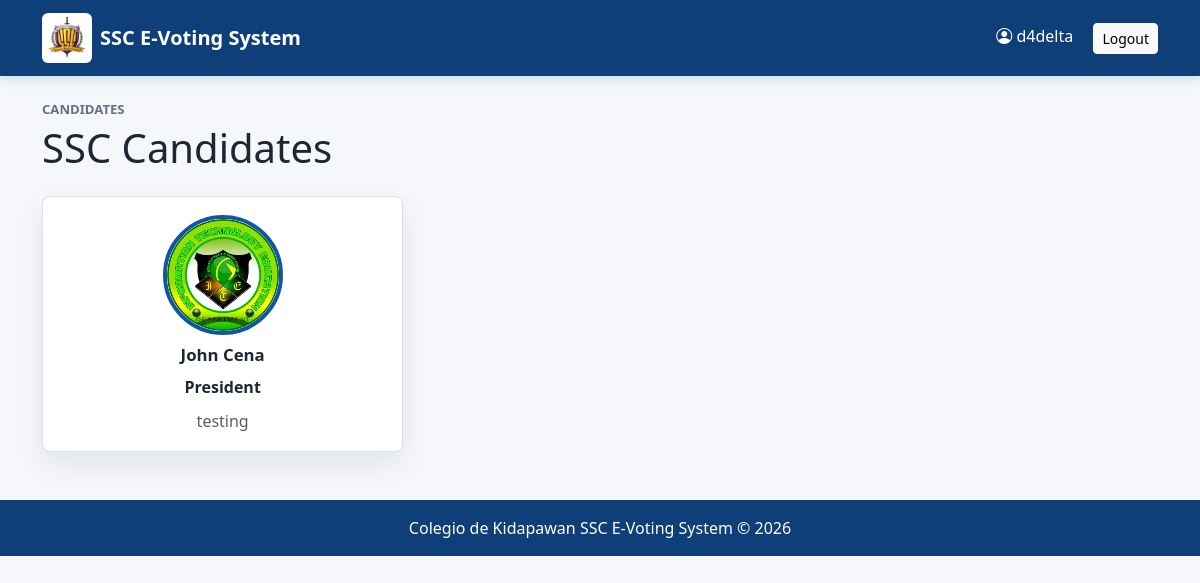
The page /candidates/ (signed in) on the database its author committed.
### accounts/models.py (models this page shows, shortened)
class CustomUser(AbstractUser):
    ROLE_CHOICES = (
        ('ADMIN', 'Admin'),
        ('VOTER', 'Voter'),
    )
    role = models.CharField(max_length=10, choices=ROLE_CHOICES)
    student_id = models.CharField(max_length=50, unique=True, null=True, blank=True)
    course = models.CharField(max_length=100, null=True, blank=True)
    year_level = models.CharField(max_length=20, null=True, blank=True)
    is_approved = models.BooleanField(default=False)

### candidates/models.py (models this page shows, shortened)
class Candidate(models.Model):
    position = models.ForeignKey(Position, on_delete=models.CASCADE)
    fullname = models.CharField(max_length=200)
    photo = models.ImageField(upload_to='candidates/')
    platform = models.TextField()

class Position(models.Model):
    election = models.ForeignKey(Election, on_delete=models.CASCADE)
    name = models.CharField(max_length=100)

### candidates/views.py (the view)
# urls.py: path('candidates/', views.candidate_list, name='candidate_list'),
def candidate_list(request):
    candidates = Candidate.objects.all()
    return render(request, 'candidates/candidate_list.html', {
        'candidates': candidates
    })

### templates/candidates/candidate_list.html
{% extends 'base.html' %}
{% block content %}
<div class="section-kicker">Candidates</div>
<h1 class="mb-4">SSC Candidates</h1>
<div class="candidate-grid">
    {% for candidate in candidates %}
        <article class="candidate-result">
            <img src="{{ candidate.photo.url }}"
                 class="candidate-img"
                 alt="{{ candidate.fullname }}">
            <h2>{{ candidate.fullname }}</h2>
            <strong>{{ candidate.position.name }}</strong>
            <p class="text-muted mb-0">{{ candidate.platform }}</p>
        </article>
    {% empty %}
        <div class="empty-state">No candidates available yet.</div>
    {% endfor %}
</div>
{% endblock %}

### templates/base.html (shortened to what this page needs)
{% load static %}
<!DOCTYPE html>
<html lang="en">
<head>
    <link href="https://cdn.jsdelivr.net/npm/bootstrap@5.3.3/dist/css/bootstrap.min.css"
          rel="stylesheet">
    <link rel="stylesheet"
          href="https://cdn.jsdelivr.net/npm/bootstrap-icons@1.11.3/font/bootstrap-icons.min.css">
    <link rel="stylesheet"
          href="{% static 'css/app.css' %}">
</head>
<body>
<nav class="navbar navbar-expand-lg">
    <div class="container">
        <a class="navbar-brand d-flex align-items-center"
           href="{% url 'home' %}">
            <img src="{% static 'images/ssc-logo-new.png' %}"
                 width="50"
                 height="50"
                 class="brand-logo me-2"
                 alt="SSC logo">
            SSC E-Voting System
        </a>
        {% if user.is_authenticated %}
            <div class="user-menu">
                <span class="text-white me-3">
                    <i class="bi bi-person-circle"></i>
                    {{ user.username }}
                </span>
                <a href="{% url 'logout' %}"
                   class="btn btn-light btn-sm">
                    Logout
                </a>
            </div>
        {% endif %}
    </div>
</nav>
<main class="{% block main_class %}container main-shell{% endblock %}">
    {% block content %}
    {% endblock %}
</main>
<div class="footer">
    Colegio de Kidapawan SSC E-Voting System &copy; 2026
</div>
</body>
</html>

### static/css/app.css (style rules this page uses)
:root { --page-bg: #f5f7fa; --surface: #ffffff; --surface-muted: #eef2f7; --border: #d9e0ea; --ink: #1d2633; --muted: #667085; --brand: #1255a4; --brand-dark: #0f3f78; --ssc-purple: #4a176f; --ssc-gold: #f2bd2e; --ssc-green: #2f7d32; --success: #16794c; --warning: #b7791f; --danger: #b42318; --shadow: 0 12px 30px rgba(16, 24, 40, 0.08); }
body { min-height: 100vh; background: var(--page-bg); color: var(--ink); }
.navbar .container { display: flex; flex-wrap: wrap; gap: 12px; align-items: center; justify-content: space-between; }
.navbar { background: var(--brand-dark); box-shadow: 0 2px 12px rgba(15, 63, 120, 0.18); }
.navbar-brand { min-width: 0; color: #ffffff !important; font-weight: 700; letter-spacing: 0; white-space: normal; }
.brand-logo { border-radius: 6px; object-fit: cover; background: #ffffff; }
.main-shell { margin-top: 24px; }
.footer { margin-top: 48px; padding: 16px; background: var(--brand-dark); color: #ffffff; text-align: center; }
.section-kicker { margin-bottom: 4px; color: var(--muted); font-size: 0.82rem; font-weight: 700; text-transform: uppercase; letter-spacing: 0; }
.candidate-img { width: 120px; height: 120px; object-fit: cover; border: 4px solid var(--brand); border-radius: 50%; }
.candidate-grid { display: grid; grid-template-columns: repeat(3, minmax(0, 1fr)); gap: 16px; }
.candidate-choice-body, .candidate-result { display: flex; min-height: 100%; flex-direction: column; align-items: center; gap: 10px; padding: 18px; border: 1px solid var(--border); border-radius: 8px; background: var(--surface); text-align: center; box-shadow: var(--shadow); transition: border-color 0.2s ease, box-shadow 0.2s ease, transform 0.2s ease; }
.candidate-name, .candidate-result h2, .candidate-result h3 { margin: 0; font-size: 1.05rem; font-weight: 800; }

### rows shown on the page
CustomUser: username "d4delta"
Candidate: photo (picture), fullname "John Cena", position.name "President", platform "testing"
